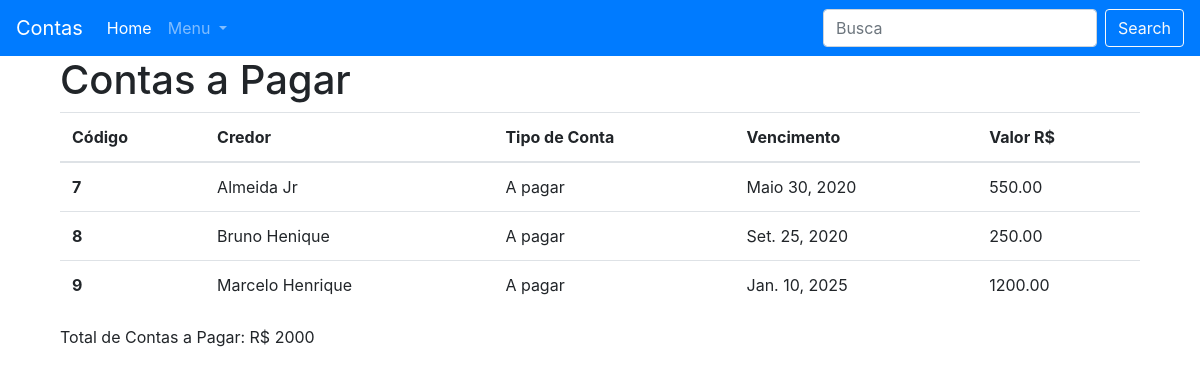
The app's page /contas-pagar/ (signed in) with its own data.
### apps/gestor/models.py (models this page shows, shortened)
class Conta(models.Model):
    TIPO_CONTA_CHOICE = (
        ('RB', 'A receber'),
        ('PG', 'A pagar'),
    )
    pessoa = models.ForeignKey(Pessoa, verbose_name='Pessoa', on_delete=models.CASCADE)
    tipo_conta = models.CharField(verbose_name='Tipo de Conta', max_length=2, choices=TIPO_CONTA_CHOICE)
    vencimento = models.DateField(verbose_name='vencimento')
    valor = models.DecimalField(verbose_name='valor R$', max_digits=19, decimal_places=2)

class Pessoa(models.Model):
    nome = models.CharField(verbose_name='Nome', max_length= 200)
    nascimento = models.DateField(verbose_name='Nascimento')
    cpf = models.CharField(verbose_name='CPF', max_length= 14) #000.000.000-00

### apps/gestor/views.py (the view)
# urls.py: path('contas-pagar/', views.lista_contas_pagar, name='lista_contas_pagar'),
@login_required(login_url='/login/')
def lista_contas_pagar(request):
    contas_pagar = Conta.objects.filter(tipo_conta='PG')
    total = contas_pagar.aggregate(Sum('valor'))['valor__sum']
    return render(request, 'lista_contas_pagar.html', {'contas_pagar': contas_pagar, 'total': total})

### templates/lista_contas_pagar.html (shortened to what this page needs)
{% extends 'base.html' %}
 {% block corpo %}
    <h1>Contas a Pagar</h1>
    <table class="table table-hover">
        <thead>
            <tr>
                <th scope="col">Código</th>
                <th scope="col">Credor</th>
                <th scope="col">Tipo de Conta</th>
                <th scope="col">Vencimento</th>
                <th scope="col">Valor R$</th>
            </tr>
        </thead>
        <tbody>
            {% for conta in contas_pagar %}
                <tr>
                    <th scope="row">{{ conta.id}}</th>
                    <td>{{ conta.pessoa.nome}}</td>
                    <td>{{ conta.get_tipo_conta_display}}</td>
                    <td>{{ conta.vencimento}}</td>
                    <td>{{ conta.valor}}</td>
                </tr>
            {% endfor %}
        </tbody>
    </table>
    <span>Total de Contas a Pagar: R$ {{total}}</span>
{% endblock corpo %}

### templates/base.html (shortened to what this page needs)
{% load static %}
<!DOCTYPE html>
<html lang="en">
<head>
    <link rel="stylesheet" href="{% static 'css/bootstrap.css' %}">
</head>
<body>
<nav class="navbar navbar-expand-lg navbar-dark bg-primary">
  <a class="navbar-brand" href="#">Contas</a>
  <div class="collapse navbar-collapse" id="navbarSupportedContent">
    <ul class="navbar-nav mr-auto">
      <li class="nav-item active">
        <a class="nav-link" href="#">Home <span class="sr-only">(current)</span></a>
      </li>
      <li class="nav-item dropdown">
        <a class="nav-link dropdown-toggle" href="#" id="navbarDropdown" role="button" data-toggle="dropdown" aria-haspopup="true" aria-expanded="false">
          Menu
        </a>
      </li>
    </ul>
    <form class="form-inline my-2 my-lg-0">
      <input class="form-control mr-sm-2" type="search" placeholder="Busca" aria-label="Buscar">
      <button class="btn btn-outline-light my-2 my-sm-0" type="submit">Search</button>
    </form>
  </div>
</nav>
<div class="container">
    <div class="rows">
        <div class="col-12">
        {% block corpo %}{% endblock corpo %}
</body>
</html>

### records on screen
Conta: id "7", pessoa.nome "Almeida Jr", tipo_conta "A pagar", vencimento "Maio 30, 2020", valor "550.00"
Conta: id "8", pessoa.nome "Bruno Henique", tipo_conta "A pagar", vencimento "Set. 25, 2020", valor "250.00"
Conta: id "9", pessoa.nome "Marcelo Henrique", tipo_conta "A pagar", vencimento "Jan. 10, 2025", valor "1200.00"

### other values on screen
{{ total }} "2000"
